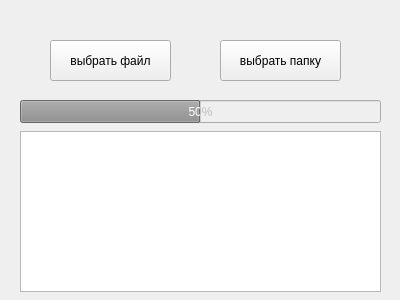
<?xml version="1.0" encoding="UTF-8"?>
<ui version="4.0">
 <class>Form</class>
 <widget class="QWidget" name="Form">
  <property name="geometry">
   <rect>
    <x>0</x>
    <y>0</y>
    <width>400</width>
    <height>300</height>
   </rect>
  </property>
  <property name="windowTitle">
   <string>Саша и балласт</string>
  </property>
  <widget class="QPushButton" name="pushButton">
   <property name="geometry">
    <rect>
     <x>50</x>
     <y>40</y>
     <width>121</width>
     <height>41</height>
    </rect>
   </property>
   <property name="text">
    <string>выбрать файл</string>
   </property>
  </widget>
  <widget class="QPushButton" name="pushButton_2">
   <property name="geometry">
    <rect>
     <x>220</x>
     <y>40</y>
     <width>121</width>
     <height>41</height>
    </rect>
   </property>
   <property name="text">
    <string>выбрать папку</string>
   </property>
  </widget>
  <widget class="QProgressBar" name="progressBar">
   <property name="enabled">
    <bool>false</bool>
   </property>
   <property name="geometry">
    <rect>
     <x>20</x>
     <y>100</y>
     <width>361</width>
     <height>23</height>
    </rect>
   </property>
   <property name="value">
    <number>50</number>
   </property>
   <property name="textVisible">
    <bool>true</bool>
   </property>
  </widget>
  <widget class="QTextBrowser" name="textBrowser">
   <property name="geometry">
    <rect>
     <x>20</x>
     <y>131</y>
     <width>361</width>
     <height>161</height>
    </rect>
   </property>
  </widget>
 </widget>
 <resources/>
 <connections/>
</ui>
